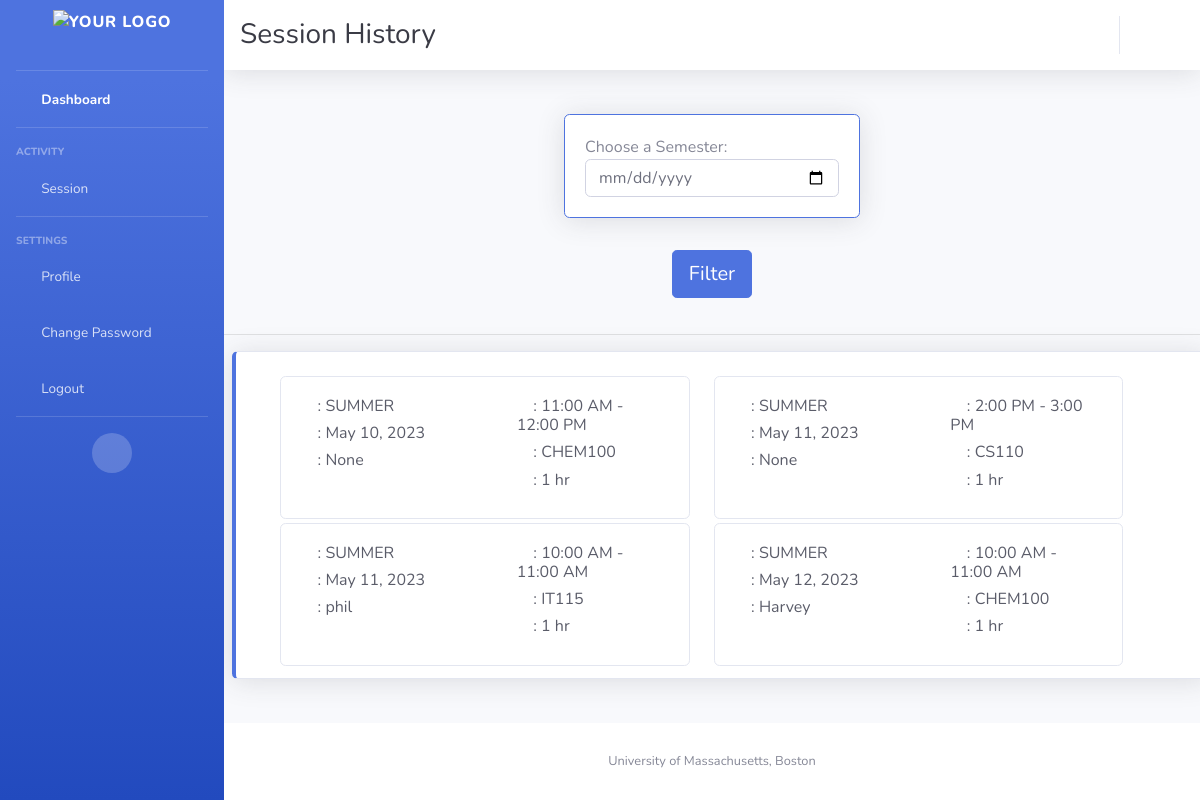
/session-hsitory/ (signed in), run on an earlier commit of the app's database.
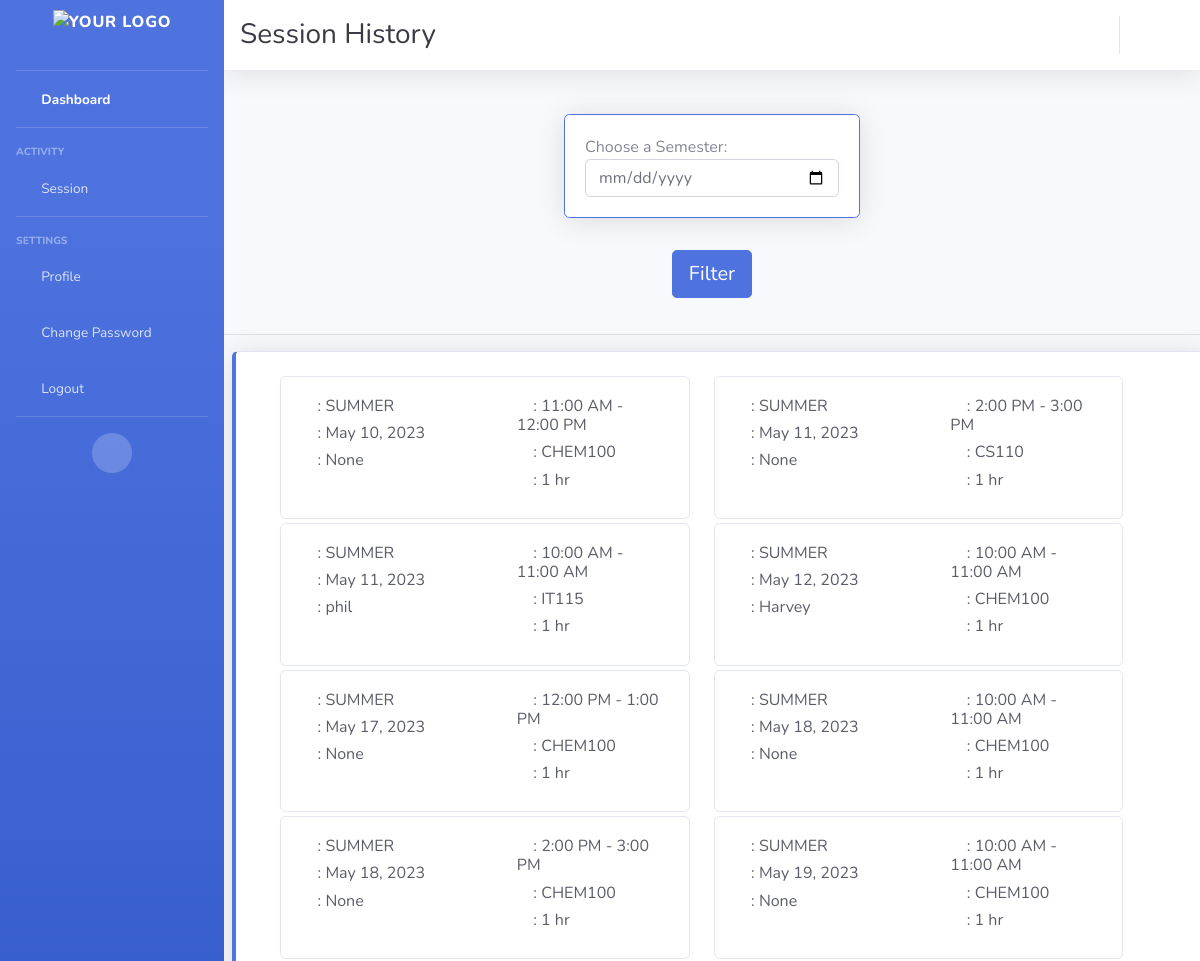
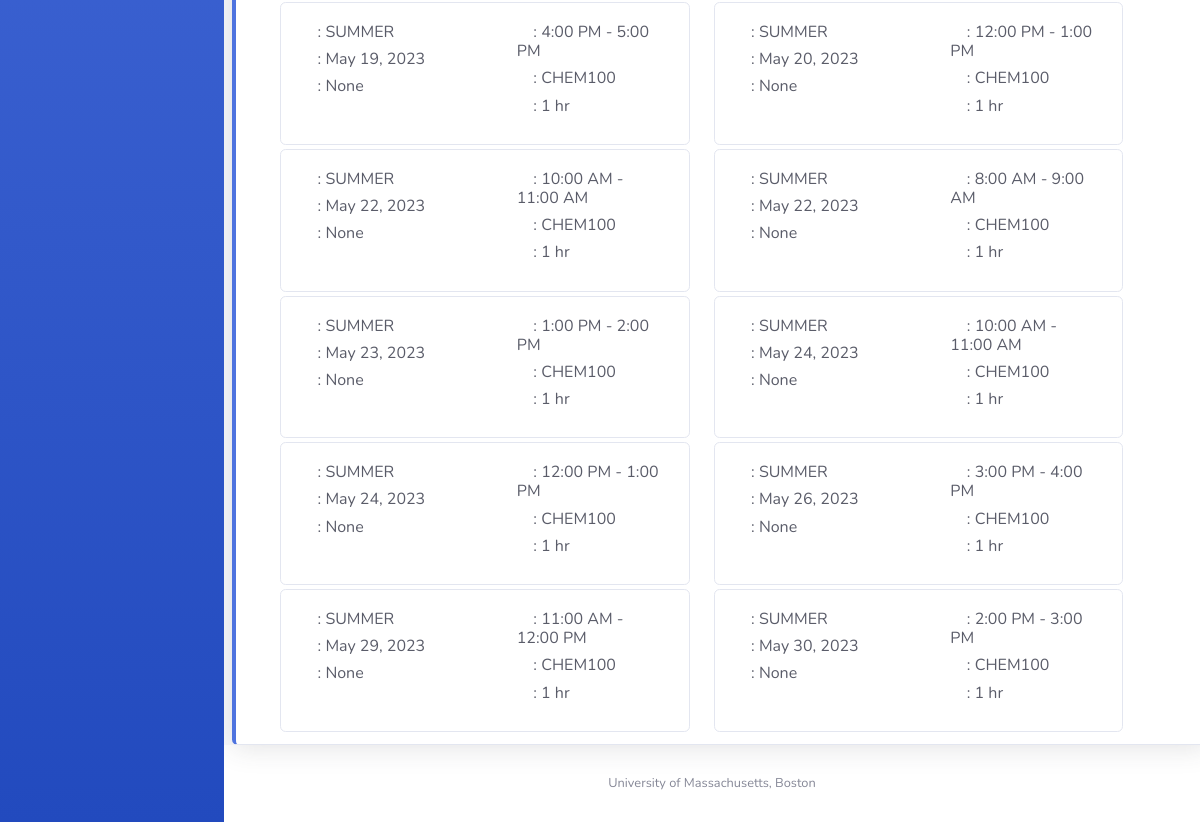
And on a later commit of the database (2 pictures, top to bottom).
### appusers/models.py (models this page shows, shortened)
class Availability(models.Model):
    tutor = models.ForeignKey(Tutor, on_delete=models.CASCADE, null=True, blank=True, related_name='availabilities')
    date = models.DateField()
    timeblock = models.CharField(max_length=1, choices=TIMEBLOCK_CHOICES)
    booked_by = models.ForeignKey(Student, on_delete=models.SET_NULL, null=True, blank=True,
                                  related_name='booked_slots')
    course = models.ForeignKey(Course, on_delete=models.CASCADE)
    status = models.CharField(max_length=1, choices=STATUS_CHOICES)
    semester = models.CharField(max_length=25, null=True)

class Course(models.Model):
    c_name = models.CharField(max_length=100)
    c_code = models.CharField(max_length=50, unique=True, null=False)
    def __str__(self):
        return self.c_name

class Student(models.Model):
    user = models.OneToOneField(User, on_delete=models.CASCADE)
    ums_id = models.CharField(max_length=20, null=True, blank=True)
    courses = models.ManyToManyField(Course, related_name='students')
    no_shows = models.IntegerField(max_length=1, default=0)
    profile_picture = models.FileField(null=True, blank=True)
    def __str__(self):
        return self.user.username

### appusers/views.py (the view)
# urls.py: path('session-hsitory/', session_history, name='session_history'),
@login_required
def session_history(request):
    current_user = request.user
    today = date.today()
    slots = Availability.objects.all().order_by('date')
    try:
        student = current_user.student
        student_session_history = Availability.objects.filter(booked_by=student, date__lt=today).order_by('date')
    except Student.DoesNotExist:
        student_session_history = []
    try:
        tutor = current_user.tutor
        tutor_session_history = Availability.objects.filter(tutor=tutor, date__lt=today).order_by('date')
    except Tutor.DoesNotExist:
        tutor_session_history = []
    return render(request, 'session_history.html',
                  {'slots': slots, 'today': today,
                   'student_session_history': student_session_history,
                   'tutor_session_history': tutor_session_history,
                  })

### templates/session_history.html (shortened to what this page needs)
{% extends "base.html" %}
{% block top_heading %}
    <h1 class="h3 mb-0 text-gray-900">Session History</h1>
{% endblock %}
{% block content %}
    <div class="card-body">
        <form method="GET" id="filter-form">
            <div class="row justify-content-center">
                <div class="col-md-4 mb-3">
                    <div class="card border-primary shadow">
                        <div class="card-body">
                            <div class="d-flex align-items-center">
                                <label for="date-select" class="mr-3 mb-0">Choose a Semester:</label>
                                <i class="fas fa-calendar"></i>
                            </div>
                            <input type="date" name="date" id="date-select" class="form-control">
                        </div>
                    </div>
                </div>
                <div class="col-md-12 text-center">
                    <button type="submit" class="btn btn-toggle btn-primary btn-lg mt-3">Filter</button>
                </div>
            </div>
        </form>
    </div>
    <hr>
    {% if user.is_authenticated %}
        {% if request.user.tutor %}
            <div class="container-fluid card border-left-primary shadow py-2 mr-5 ml-2 mt-3">
            <div id="card-container" class="row row-cols-1 row-cols-md-2 overflow-auto mr-5 ml-2 mt-3" >
                {% for session in tutor_session_history %}
                    <div class="col mb-1">
                        <div class="card">
                            <div class="row g-0">
                                <div class="col-md-6">
                                    <div class="card-body text-gray-800">
                                        <div class="h6">
                                            <i class="fas fa-archive"></i>
                                            : {{ session.semester }}
                                        </div>
                                        <div class="h6">
                                            <i class="fas fa-calendar"></i>
                                            : {{ session.date }}
                                        </div>
                                        <div class="h6">
                                            <i class="fas fa-user-alt"></i>
                                            : {{ session.booked_by }}
                                        </div>
                                    </div>
                                </div>
                                <div class="col-md-6">
                                    <div class="card-body text-gray-800">
                                        <div class="h6">
                                            <i class="fas fa-clock"></i>
                                            : {{ session.get_timeblock_display }}
                                        </div>
                                        <div class="h6">
                                            <i class="fas fa-book"></i>
                                            : {{ session.course }}
                                        </div>
                                        <div class="h6">
                                            <i class="fas fa-user-clock"></i>
                                            : 1 hr
                                        </div>
                                    </div>
                                </div>
                            </div>
                       </div>
                    </div>
                    {% empty %}
                    <p>No sessions today.</p>
                {% endfor %}
            </div>
        </div>
        {% endif %}
    {% endif %}
{% endblock %}

What changed in the data, as far as the page shows it:
added Availability: semester "SUMMER", date "May 17, 2023", booked_by "None", timeblock "12:00 PM - 1:00 PM", course "CHEM100"
added Availability: semester "SUMMER", date "May 18, 2023", booked_by "None", timeblock "10:00 AM - 11:00 AM", course "CHEM100"
added Availability: semester "SUMMER", date "May 18, 2023", booked_by "None", timeblock "2:00 PM - 3:00 PM", course "CHEM100"
added Availability: semester "SUMMER", date "May 19, 2023", booked_by "None", timeblock "10:00 AM - 11:00 AM", course "CHEM100"
added Availability: semester "SUMMER", date "May 19, 2023", booked_by "None", timeblock "4:00 PM - 5:00 PM", course "CHEM100"
added Availability: semester "SUMMER", date "May 20, 2023", booked_by "None", timeblock "12:00 PM - 1:00 PM", course "CHEM100"
added Availability: semester "SUMMER", date "May 22, 2023", booked_by "None", timeblock "10:00 AM - 11:00 AM", course "CHEM100"
added Availability: semester "SUMMER", date "May 22, 2023", booked_by "None", timeblock "8:00 AM - 9:00 AM", course "CHEM100"
added Availability: semester "SUMMER", date "May 23, 2023", booked_by "None", timeblock "1:00 PM - 2:00 PM", course "CHEM100"
added Availability: semester "SUMMER", date "May 24, 2023", booked_by "None", timeblock "10:00 AM - 11:00 AM", course "CHEM100"
added Availability: semester "SUMMER", date "May 24, 2023", booked_by "None", timeblock "12:00 PM - 1:00 PM", course "CHEM100"
added Availability: semester "SUMMER", date "May 26, 2023", booked_by "None", timeblock "3:00 PM - 4:00 PM", course "CHEM100"
added Availability: semester "SUMMER", date "May 29, 2023", booked_by "None", timeblock "11:00 AM - 12:00 PM", course "CHEM100"
added Availability: semester "SUMMER", date "May 30, 2023", booked_by "None", timeblock "2:00 PM - 3:00 PM", course "CHEM100"
